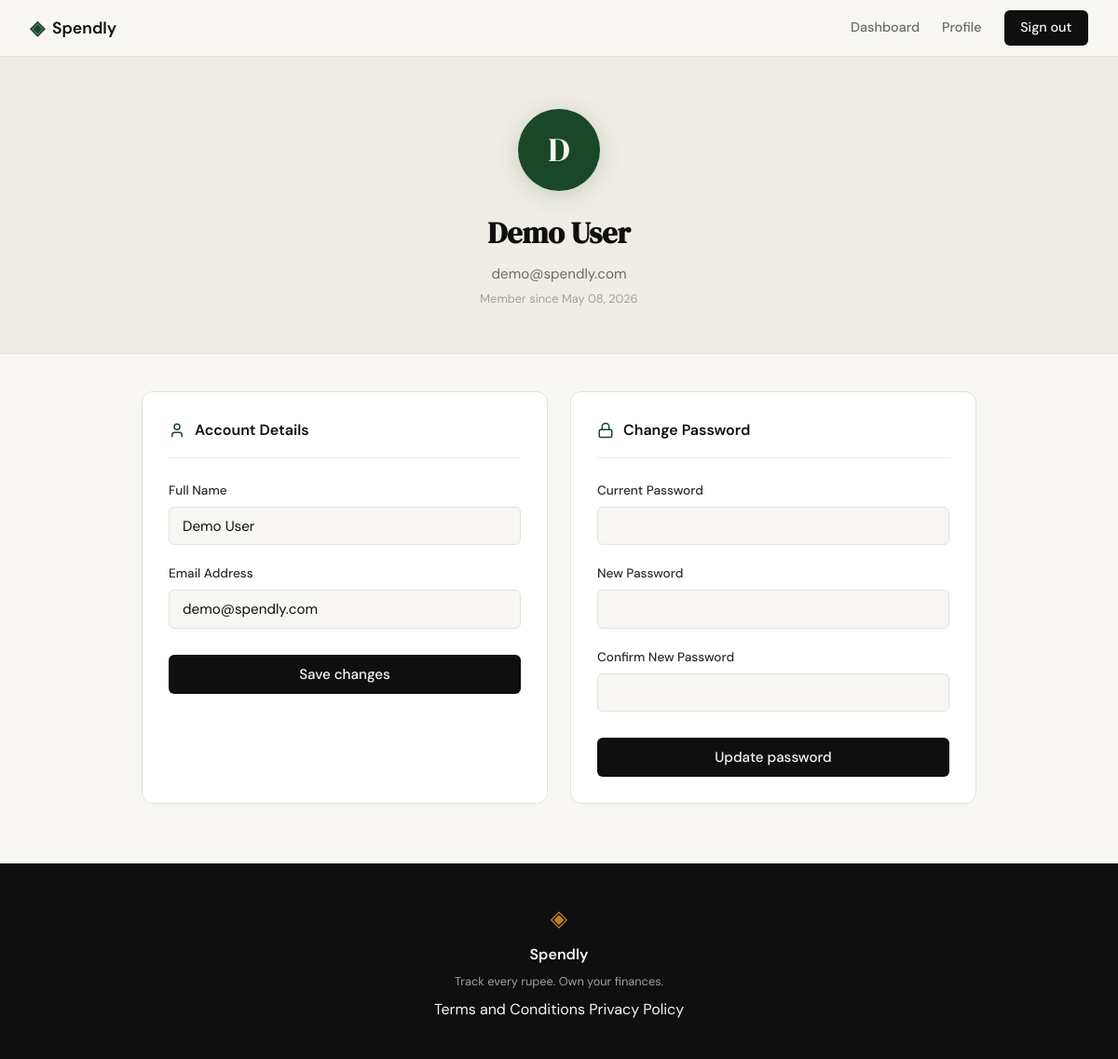
Screenshot of /profile (signed in) with the database file from the repository.
### tables this page shows
CREATE TABLE users (
            id            INTEGER PRIMARY KEY AUTOINCREMENT,
            name          TEXT    NOT NULL,
            email         TEXT    UNIQUE NOT NULL,
            password_hash TEXT    NOT NULL,
            created_at    TEXT    DEFAULT (datetime('now'))
        );

### app.py (the view, shortened to what this page needs)
@app.route("/profile", methods=["GET", "POST"])
def profile():
    if not session.get("user_id"):
        return redirect(url_for("login"))
    conn = get_db()
    try:
        user = conn.execute(
            "SELECT id, name, email, created_at FROM users WHERE id = ?",
            (session["user_id"],),
        ).fetchone()
    finally:
        conn.close()
    member_since = datetime.strptime(user["created_at"][:10], "%Y-%m-%d").strftime("%B %d, %Y")
    return render_template("profile.html", user=user, member_since=member_since)

### database/db.py (called while the page is built)
def get_db():
    conn = sqlite3.connect(DB_PATH)
    conn.row_factory = sqlite3.Row
    conn.execute("PRAGMA foreign_keys = ON")
    return conn

### templates/profile.html (shortened to what this page needs)
{% extends "base.html" %}
{% block content %}
<div class="profile-hero">
    <div class="profile-avatar">{{ user.name[0].upper() }}</div>
    <h1 class="profile-name">{{ user.name }}</h1>
    <p class="profile-email">{{ user.email }}</p>
    <p class="profile-since">Member since {{ member_since }}</p>
</div>
<div class="profile-edit-section">
    <div class="profile-cards-grid">
        <div class="profile-form-card">
            <div class="profile-form-card-header">
                <i data-lucide="user"></i>
                <span class="profile-form-card-title">Account Details</span>
            </div>
            <form method="POST" action="{{ url_for('profile') }}">
                <div class="form-group">
                    <label for="name">Full Name</label>
                    <input type="text" id="name" name="name" class="form-input"
                           value="{{ user.name }}" required>
                </div>
                <div class="form-group">
                    <label for="email">Email Address</label>
                    <input type="email" id="email" name="email" class="form-input"
                           value="{{ user.email }}" required>
                </div>
                <button type="submit" class="btn-submit">Save changes</button>
            </form>
        </div>
        <div class="profile-form-card">
            <div class="profile-form-card-header">
                <i data-lucide="lock"></i>
                <span class="profile-form-card-title">Change Password</span>
            </div>
            <form method="POST" action="{{ url_for('profile_password') }}">
                <div class="form-group">
                    <label for="current_password">Current Password</label>
                    <input type="password" id="current_password" name="current_password"
                           class="form-input" required>
                </div>
                <div class="form-group">
                    <label for="new_password">New Password</label>
                    <input type="password" id="new_password" name="new_password"
                           class="form-input" required>
                </div>
                <div class="form-group">
                    <label for="confirm_password">Confirm New Password</label>
                    <input type="password" id="confirm_password" name="confirm_password"
                           class="form-input" required>
                </div>
                <button type="submit" class="btn-submit">Update password</button>
            </form>
        </div>
    </div>
</div>
{% endblock %}

### static/css/style.css (style rules this page uses)
:root { --ink: #0f0f0f; --ink-soft: #2d2d2d; --ink-muted: #6b6b6b; --ink-faint: #a0a0a0; --paper: #f7f6f3; --paper-warm: #f0ede6; --paper-card: #ffffff; --accent: #1a472a; --accent-light: #e8f0eb; --accent-2: #c17f24; --accent-2-light: #fdf3e3; --danger: #c0392b; --danger-light: #fdecea; --border: #e4e1da; --border-soft: #eeebe4; --font-display: 'DM Serif Display', Georgia, serif; --font-body: 'DM Sans', system-ui, sans-serif; --max-width: 1200px; --auth-width: 440px; --radius-sm: 6px; --radius-md: 12px; --radius-lg: 20px; --cat-food-bg: #fef3c7; --cat-food-text: #92400e; --cat-transport-bg: #dbeafe; --cat-transport-text: #1e40af; --cat-bills-bg: var(--danger-light); --cat-bills-text: var(--danger); --cat-health-bg: var(--accent-light); --cat-health-text: var(--accent); --cat-entertainment-bg: #ede9fe; --cat-entertainment-text: #5b21b6; --cat-shopping-bg: var(--accent-2-light); --cat-shopping-text: var(--accent-2); --cat-other-bg: var(--paper-warm); --cat-other-text: var(--ink-muted); }
*, *::before, *::after { box-sizing: border-box; margin: 0; padding: 0; }
html { font-size: 16px; scroll-behavior: smooth; }
body { background: var(--paper); color: var(--ink); font-family: var(--font-body); font-size: 1rem; line-height: 1.6; -webkit-font-smoothing: antialiased; }
.form-group { margin-bottom: 1.25rem; }
.form-group label { display: block; font-size: 0.85rem; font-weight: 500; color: var(--ink-soft); margin-bottom: 0.4rem; }
.form-input { width: 100%; padding: 0.6rem 0.875rem; border: 1px solid var(--border); border-radius: var(--radius-sm); font-family: var(--font-body); font-size: 0.95rem; color: var(--ink); background: var(--paper); outline: none; transition: border-color 0.2s; }
.form-input::placeholder { color: var(--ink-faint); }
.btn-submit { width: 100%; padding: 0.7rem; background: var(--ink); color: var(--paper); border: none; border-radius: var(--radius-sm); font-family: var(--font-body); font-size: 0.95rem; font-weight: 500; cursor: pointer; transition: background 0.2s; margin-top: 0.5rem; }
.profile-hero { background: var(--paper-warm); border-bottom: 1px solid var(--border); padding: 3.5rem 2rem 3rem; text-align: center; }
.profile-avatar { width: 88px; height: 88px; border-radius: 50%; background: var(--accent); color: var(--paper); font-family: var(--font-display); font-size: 2.25rem; display: inline-flex; align-items: center; justify-content: center; margin-bottom: 1.25rem; box-shadow: 0 4px 24px rgba(26, 71, 42, 0.2); animation: avatarPop 0.4s cubic-bezier(0.34, 1.56, 0.64, 1) both; }
.profile-name { font-family: var(--font-display); font-size: 2rem; color: var(--ink); margin-bottom: 0.35rem; animation: fadeInUp 0.35s ease 0.08s both; }
.profile-email { font-size: 0.95rem; color: var(--ink-muted); margin-bottom: 0.3rem; animation: fadeInUp 0.35s ease 0.14s both; }
.profile-since { font-size: 0.8rem; color: var(--ink-faint); margin-bottom: 0; animation: fadeInUp 0.35s ease 0.2s both; }
.profile-edit-section { max-width: 960px; margin: 0 auto; padding: 2.5rem 2rem 4rem; animation: fadeInUp 0.4s ease 0.3s both; }
.profile-cards-grid { display: grid; grid-template-columns: 1fr 1fr; gap: 1.5rem; }
.profile-form-card { background: var(--paper-card); border: 1px solid var(--border); border-radius: var(--radius-md); padding: 1.75rem; }
.profile-form-card-header { display: flex; align-items: center; gap: 0.625rem; margin-bottom: 1.5rem; padding-bottom: 1rem; border-bottom: 1px solid var(--border-soft); }
.profile-form-card-header svg { width: 18px; height: 18px; color: var(--accent); flex-shrink: 0; }
.profile-form-card-title { font-size: 1rem; font-weight: 600; color: var(--ink); }

### rows the page displays
users: name "D", name "Demo User", email "demo@spendly.com", created_at "May 08, 2026"
